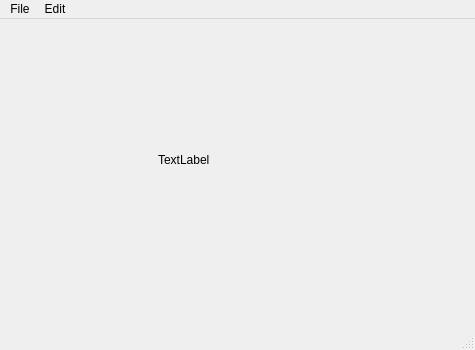
<?xml version="1.0" encoding="UTF-8"?>
<ui version="4.0">
 <class>MainWindow</class>
 <widget class="QMainWindow" name="MainWindow">
  <property name="geometry">
   <rect>
    <x>0</x>
    <y>0</y>
    <width>475</width>
    <height>350</height>
   </rect>
  </property>
  <property name="windowTitle">
   <string>MainWindow</string>
  </property>
  <widget class="QWidget" name="centralwidget">
   <widget class="QLabel" name="label">
    <property name="geometry">
     <rect>
      <x>158</x>
      <y>120</y>
      <width>91</width>
      <height>41</height>
     </rect>
    </property>
    <property name="text">
     <string>TextLabel</string>
    </property>
   </widget>
  </widget>
  <widget class="QMenuBar" name="menubar">
   <property name="geometry">
    <rect>
     <x>0</x>
     <y>0</y>
     <width>475</width>
     <height>22</height>
    </rect>
   </property>
   <widget class="QMenu" name="menuFile">
    <property name="title">
     <string>File</string>
    </property>
    <addaction name="actionNew"/>
    <addaction name="actionSave"/>
   </widget>
   <widget class="QMenu" name="menuEdit">
    <property name="title">
     <string>Edit</string>
    </property>
    <addaction name="actionCopy"/>
    <addaction name="actionPaste"/>
   </widget>
   <addaction name="menuFile"/>
   <addaction name="menuEdit"/>
  </widget>
  <widget class="QStatusBar" name="statusbar"/>
  <action name="actionNew">
   <property name="text">
    <string>New</string>
   </property>
   <property name="statusTip">
    <string>Create a new file</string>
   </property>
   <property name="shortcut">
    <string>Ctrl+N</string>
   </property>
  </action>
  <action name="actionCopy">
   <property name="text">
    <string>Copy</string>
   </property>
   <property name="statusTip">
    <string>Copy a file</string>
   </property>
   <property name="shortcut">
    <string>Ctrl+C</string>
   </property>
  </action>
  <action name="actionPaste">
   <property name="text">
    <string>Paste</string>
   </property>
   <property name="statusTip">
    <string>Paste a file</string>
   </property>
   <property name="shortcut">
    <string>Ctrl+V</string>
   </property>
  </action>
  <action name="actionSave">
   <property name="text">
    <string>Save</string>
   </property>
   <property name="statusTip">
    <string>Save the file</string>
   </property>
   <property name="shortcut">
    <string>Ctrl+S</string>
   </property>
  </action>
 </widget>
 <resources/>
 <connections/>
</ui>
